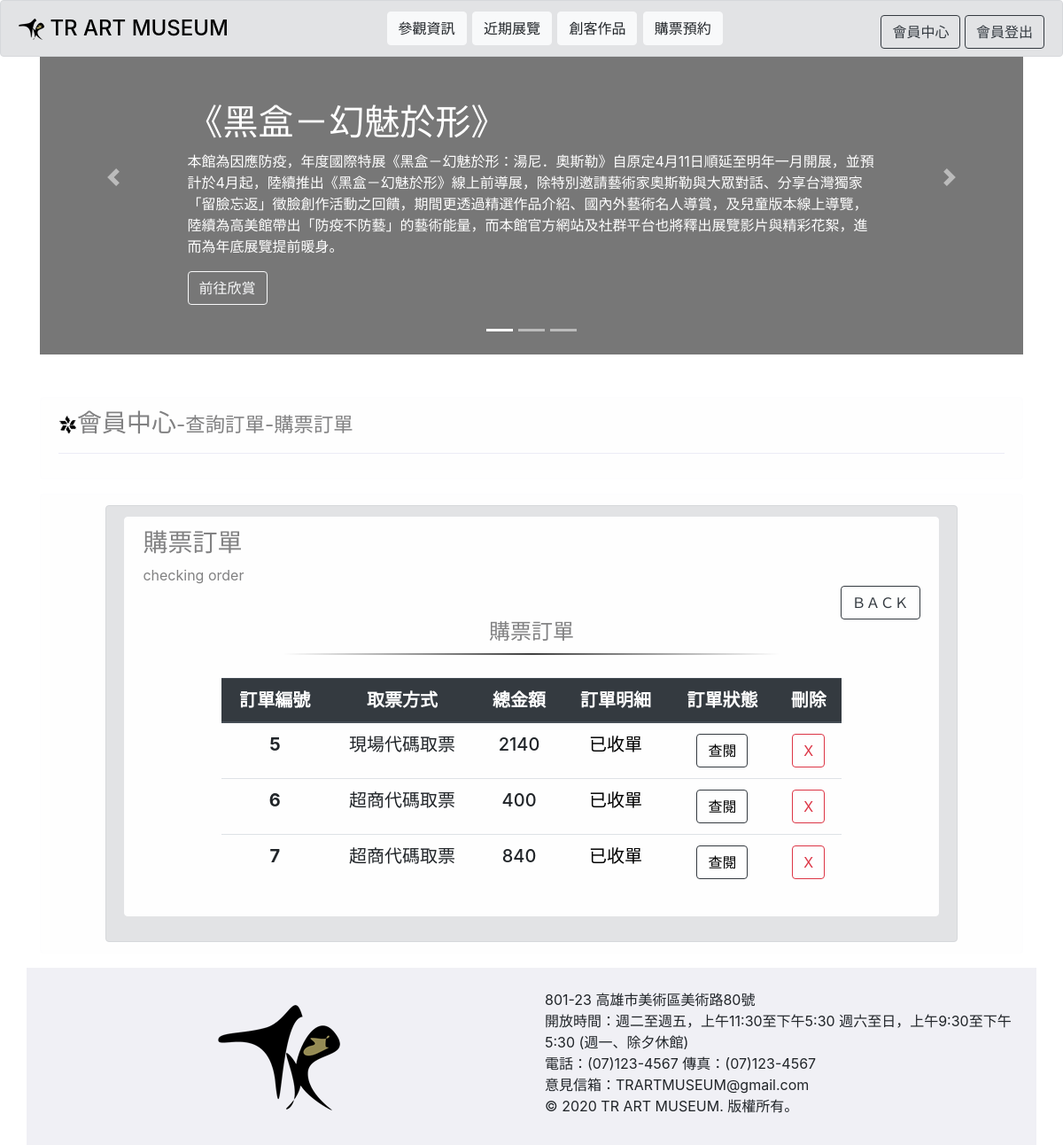
Page /page005-2-2-1.php (signed in) on the committed database.
### tables this page shows
CREATE TABLE `ticketorder` (
  `toid` int(11) NOT NULL,
  `mid` varchar(200) NOT NULL,
  `payment` varchar(200) NOT NULL,
  `gettickets` varchar(200) NOT NULL,
  `sum` varchar(200) NOT NULL,
  `tostatus` varchar(200) NOT NULL
);

### checkticketorder.php (the view, shortened to what this page needs)
<?php
    $userid = $_SESSION["user_type"];
       require "includes/db.php";
    $sql = "SELECT * FROM ticketorder WHERE mid='$userid'";
    $result = $conn->query($sql);
    if ($result->num_rows > 0) {
            echo "    <table class='table'>";
            echo "        <thead class='thead-dark'>";
            echo "            <tr align='center'>";
            echo "                <th scope='col'>訂單編號</th>";
            echo "                <th scope='col'>取票方式</th>";
            echo "                <th scope='col'>總金額</th>";
            echo "                <th scope='col'>訂單明細</th>";
            echo "                <th scope='col'>訂單狀態</th>";
            echo "                <th scope='col'>刪除</th>";
            echo "            </tr>";
            echo "        </thead>";
            echo "        <tbody>";
        while($row = $result->fetch_assoc()) {
            $sum = $row["sum"];
            $gettickets = $row["gettickets"];
            $toid = $row["toid"];
            $tostatus = $row["tostatus"];
            echo "            <tr align='center'>";
            echo "                <th scope='row'>$toid</th>";
            echo "                <td>";
            if($gettickets==1){
                echo"現場代碼取票";
            } elseif ($gettickets==2) {
                echo"超商代碼取票";
            } elseif ($gettickets==3) {
                echo"手機電子票";
            }
            echo "                </td>";
            echo "                <td>$sum</td>";
            echo "                <td>";
            if($tostatus==1){
                echo "<font color='#000000'>尚未繳款</font>";
            } elseif ($tostatus==2) {
                echo"<font color='#000000'>訂單處理中</font>";
            } elseif ($tostatus==3) {
                echo"<font color='#000000'>已收單</font>";
            }
            echo "</td>";
            echo "                <td><a href='looktitcketorderlist.php?toid=$toid' style='color:#000000;'class='btn btn-outline-dark'>查閱</a></td>";
            echo "                <td><a href='deletetitcketorder.php?toid=$toid'> <button type='button' class='btn btn-outline-danger'>X</button></a></td>";
            echo "            </tr>";
        }
        echo "        </tbody>";
        echo "    </table>";
    }
?>

### rows in the picture
ticketorder: toid "5", gettickets "現場代碼取票", sum "2140", tostatus "已收單"
ticketorder: toid "6", gettickets "超商代碼取票", sum "400", tostatus "已收單"
ticketorder: toid "7", gettickets "超商代碼取票", sum "840", tostatus "已收單"
